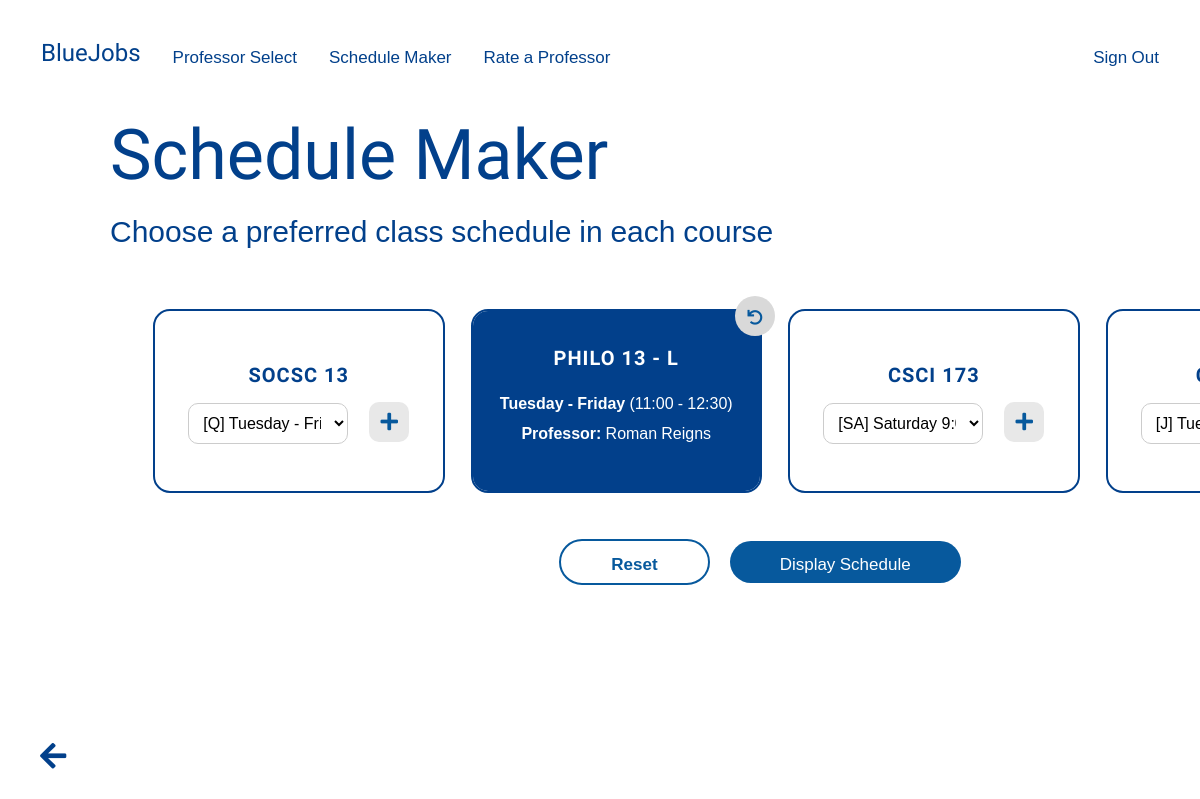
The app's page /schedule_maker/schedule/create (signed in) with its own data.
### schedule_maker/models.py (models this page shows, shortened)
class RequiredCourse (models.Model):
    course = models.ForeignKey(Course, on_delete = models.CASCADE)
    student = models.ForeignKey(Student, related_name = "required_courses",
                                on_delete = models.CASCADE)
    class Meta:
        constraints = [
            models.UniqueConstraint(fields = ['course', 'student'], name = 'required_course')
        ]
    @property
    def preferred_classes(self):
        favorites = ProfessorFavorite.objects.filter(student = self.student, course = self.course)
        favorites = [favorite.professor for favorite in favorites]
        return list(self.course.classes.filter(professor__in = favorites))
    @property
    def get_selected_class(self):
        query = self.student.classes.all()
        for classes in query:
            if classes.course_section.course == self.course:
                return classes.course_section
        return ""

class StudentSchedule (models.Model):
    student = models.ForeignKey(Student, on_delete = models.CASCADE, related_name = "classes")
    course_section = models.ForeignKey(CourseSection, on_delete = models.CASCADE, related_name = "students")
    class Meta:
        constraints = [
            models.UniqueConstraint(fields=['course_section', 'student'], name = 'student_schedule')
        ]

### professor_select/models.py (models this page shows, shortened)
class Course (models.Model):
    course_code = models.CharField(max_length = 20, unique = True)
    course_title = models.CharField(max_length = 255)
    department = models.ForeignKey(Department, related_name = "department_classes",
                                on_delete = models.CASCADE, default = get_department)
    def __str__(self):
        return '{}'.format(self.course_code)

class CourseSection (models.Model):
    course = models.ForeignKey(Course, related_name = "classes",
                                on_delete = models.CASCADE)
    section = models.ForeignKey(SectionSchedule, related_name = "course_schedule",
                                on_delete = models.CASCADE)
    professor = models.ForeignKey(Professor, related_name = "professor_classes",
                                on_delete = models.CASCADE)
    slots = models.PositiveIntegerField(default = 30)
    venue = models.CharField(max_length = 255, default = "TBA")
    class Meta:
        constraints = [
            models.UniqueConstraint(fields=['course', 'section'], name='course_section')
        ]

class SectionSchedule (models.Model):
    day_choices = (
        ('Monday - Thursday', 'Monday - Thursday'),
        ('Tuesday - Friday', 'Tuesday - Friday'),
        ('Wednesday', ' Wednesday'),
        ('Saturday', 'Saturday')
    )
    timeslots = (
        ('8:00 - 9:30', '8:00 - 9:30'),
        ('9:30 - 11:00', '9:30 - 11:00'),
        ('11:00 - 12:30', '11:00 - 12:30'),
        ('12:30 - 14:00', '12:30 - 14:00'),
        ('14:00 - 15:30', '14:00 - 15:30'),
        ('15:30 - 17:00', '15:30 - 17:00'),
        ('17:00 - 18:30', '17:00 - 18:30'),
        ('18:30 - 20:00', '18:30 - 20:00'),
        ('9:00 - 12:00', '9:00 - 12:00'),
        ('12:00 - 15:00', '12:00 - 15:00'),
        ('15:00 - 18:00', '15:00 - 18:00'),
        ('18:00 - 21:00', '18:00 - 21:00')
    )
    section_code = models.CharField(max_length = 10)
    day_schedule = models.CharField(max_length = 20, choices = day_choices)
    time_schedule = models.CharField(max_length = 20, choices = timeslots)
    period = models.PositiveIntegerField(default = 1)
    def __str__(self):
        return '{}'.format(self.section_code)
    @property
    def section_letter(self):
        if self.section_code[0] == "W" or self.section_code[0] == "S":
            return self.section_code[:2]
        return self.section_code[0]

class Professor (models.Model):
    professor_name = models.CharField(max_length = 255)
    email = models.EmailField(max_length = 255, unique = True)
    def __str__(self):
        return '{}'.format(self.professor_name)

### landing_page/models.py (models this page shows, shortened)
class User(AbstractBaseUser, PermissionsMixin):
    email = models.EmailField(unique = True)
    is_student = models.BooleanField(default = False)
    is_department = models.BooleanField(default = False)
    is_staff = models.BooleanField(default = False)
    objects = UserManager()
    USERNAME_FIELD = 'email'
    REQUIRED_FIELDS = []

class Student(User):
    student_ID = models.IntegerField(default = 200000, null = False, unique = True)
    student_name = models.CharField(max_length = 255, null = False, unique = True)
    degree_program = models.CharField(max_length = 255, null = False)

### schedule_maker/views.py (the view)
# urls.py: path('schedule/create', create_schedule, name = 'create-schedule'),
def create_schedule(request):
    if request.user.is_authenticated and request.user.is_student:
        current_user = request.user
        student = Student.objects.get(pk = current_user.pk)
        args = { 'student': student }
        if request.method  == "POST" and request.POST.get('class_select', False):
                class_section = request.POST['class_select']
                course_form = SectionSelectForm()
                course_section = CourseSection.objects.get(pk=class_section)
                class_selected = course_form.save(False)
                class_selected.student = student
                class_selected.course_section = course_section
                existing_classes = [classes for classes in student.classes.all()
                                    if classes.course_section.course == course_section.course]
                [section.delete() for section in existing_classes if section != class_selected]
                class_selected.save()
                added_classes = [classes.course_section for classes in student.classes.all().order_by('course_section')]
                sections = [classes.section.section_letter for classes in added_classes]
                args['added_classes'] = added_classes
                args['sections'] = sections
        else:
            added_classes = [classes.course_section for classes in student.classes.all().order_by('course_section')]
            sections = [classes.section.section_letter for classes in added_classes]
            args['added_classes'] = added_classes
            args['sections'] = sections
        return render(request, 'schedule_maker/schedule-create.html', args)
    else:
        return redirect('landing_page:home')

### schedule_maker/templates/schedule_maker/schedule-create.html (shortened to what this page needs)
{% extends 'base.html' %}
{% load static %}
{% block content %}
    <div class="white-bg sched-create scrollable">
      <ul class="navbar">
          <li><a class="bluejobsnav" href="{% url 'landing_page:homepage-student' %}">BlueJobs</a></li>
          <li><a href="{% url 'professor_select:course_select' %}">Professor Select</a></li>
          <li><a href="{% url 'schedule_maker:course_select' %}">Schedule Maker </a></li>
          <li><a href="{% url 'rate_a_professor:professor_list' %}">Rate a Professor</a></li>
          <li><a href="{% url 'landing_page:login' %}">Sign Out</a></li>
      </ul>
      <div class="title-box">
        <h1 class="homepage-title">Schedule Maker</h1>
        <p class="homepage-subtitle">Choose a preferred class schedule in each course</p>
        <br><br>
        <table class="table">
          <tbody>
            {% for required in student.required_courses.all %}
            {% if forloop.counter0|divisibleby:4 %}
            <tr>
            {% endif %}
            {% if required.get_selected_class == '' %}
            <td class="not-added">
              <h2 class="course-title">
                {{ required.course }} {{ required.get_selected_class.section.section_letter }}
              </h2>
              {% if required.preferred_classes %}
                <form method="POST" class="course-form">
                    <select name="class_select">
                      {% for class in required.preferred_classes %}
                        <option value="{{ class.pk }}"
                          >
                          [{{ class.section }}] {{ class.section.day_schedule }} {{ class.section.time_schedule }} {{class.professor}}
                        </option>
                      {% endfor %}
                    </select>
                  <button type="submit" class="add-button"><i class="fas fa-plus"></i></button>
                </form>
              {% else %}
                <p class="warning">⚠︎ You have not selected a professor for {{ required.course }}.</p>
                <a href="{% url 'professor_select:professor_list' required.course.pk %}" class="mini-blue-button">Select Professors </a>
              {% endif %}
            </td>
            {% else %}
            <td class="added">
              <h2 class="course-title">
                {{ required.course }} - {{ required.get_selected_class.section.section_letter }}
              </h2>
              <div class="reset-icon-container">
                <a href="{% url 'schedule_maker:reset-class' required.course.pk %}" class="reset-icon"><i class="fas fa-undo"></i></a>
              </div>
              <p>
                <strong>
                {{ required.get_selected_class.section.day_schedule }}</strong>
                ({{ required.get_selected_class.section.time_schedule }})
                <strong>Professor:</strong>
                {{ required.get_selected_class.professor }}
              </p>
            </td>
            {% endif %}
            {% if forloop.last or forloop.counter0|add:1|divisibleby:4 %}
            </tr>
            {% endif %}
            {% endfor %}
          </tbody>
        </table>
        <br>
        <div class="centered-div">
          <a href="{% url 'schedule_maker:reset-schedule' %}" class="white-button">
            Reset
          </a>
          <a href="{% url 'schedule_maker:display-schedule' %}" class="blue-button">
            Display Schedule
          </a>
        </div>
        <br><br><br><br>
      </div>
    </div>
    <a href="{% url 'schedule_maker:course_select' %}" class="back-arrow-dark">
      <i class="fas fa-arrow-left"></i>
    </a>
{% endblock %}

### records on screen
RequiredCourse: course "SOCSC 13"
RequiredCourse: course "PHILO 13", get_selected_class.section.section_letter "L", get_selected_class.section.day_schedule "Tuesday - Friday", get_selected_class.section.time_schedule "11:00 - 12:30", get_selected_class.professor "Roman Reigns"
RequiredCourse: course "CSCI 173"
